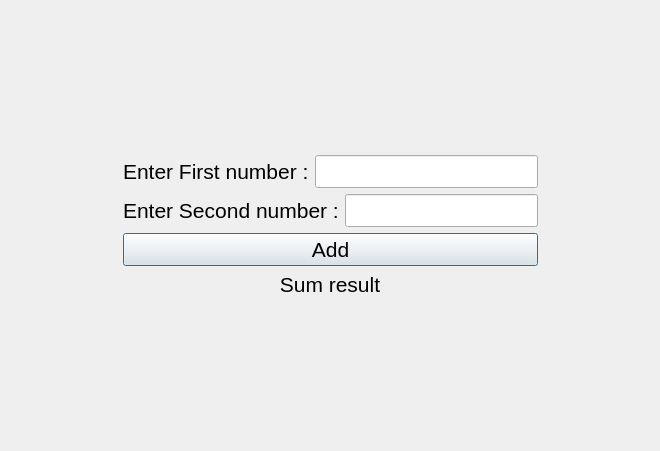
<?xml version="1.0" encoding="UTF-8"?>
<ui version="4.0">
 <class>Dialog</class>
 <widget class="QDialog" name="Dialog">
  <property name="geometry">
   <rect>
    <x>0</x>
    <y>0</y>
    <width>660</width>
    <height>451</height>
   </rect>
  </property>
  <property name="minimumSize">
   <size>
    <width>660</width>
    <height>451</height>
   </size>
  </property>
  <property name="windowTitle">
   <string>Dialog</string>
  </property>
  <layout class="QGridLayout" name="gridLayout_2">
   <item row="3" column="0">
    <spacer name="verticalSpacer_2">
     <property name="orientation">
      <enum>Qt::Vertical</enum>
     </property>
     <property name="sizeHint" stdset="0">
      <size>
       <width>20</width>
       <height>40</height>
      </size>
     </property>
    </spacer>
   </item>
   <item row="0" column="0">
    <spacer name="verticalSpacer">
     <property name="orientation">
      <enum>Qt::Vertical</enum>
     </property>
     <property name="sizeType">
      <enum>QSizePolicy::Expanding</enum>
     </property>
     <property name="sizeHint" stdset="0">
      <size>
       <width>20</width>
       <height>20</height>
      </size>
     </property>
    </spacer>
   </item>
   <item row="1" column="0">
    <layout class="QGridLayout" name="gridLayout">
     <item row="2" column="1">
      <widget class="QPushButton" name="pushButton">
       <property name="font">
        <font>
         <pointsize>16</pointsize>
        </font>
       </property>
       <property name="text">
        <string>Add</string>
       </property>
      </widget>
     </item>
     <item row="2" column="0">
      <spacer name="horizontalSpacer">
       <property name="orientation">
        <enum>Qt::Horizontal</enum>
       </property>
       <property name="sizeHint" stdset="0">
        <size>
         <width>40</width>
         <height>20</height>
        </size>
       </property>
      </spacer>
     </item>
     <item row="0" column="1">
      <layout class="QHBoxLayout" name="horizontalLayout">
       <item>
        <widget class="QLabel" name="label">
         <property name="font">
          <font>
           <pointsize>16</pointsize>
          </font>
         </property>
         <property name="text">
          <string>Enter First number :</string>
         </property>
        </widget>
       </item>
       <item>
        <widget class="QLineEdit" name="first_line">
         <property name="font">
          <font>
           <pointsize>16</pointsize>
          </font>
         </property>
        </widget>
       </item>
      </layout>
     </item>
     <item row="1" column="1">
      <layout class="QHBoxLayout" name="horizontalLayout_2">
       <item>
        <widget class="QLabel" name="label_2">
         <property name="font">
          <font>
           <pointsize>16</pointsize>
          </font>
         </property>
         <property name="text">
          <string>Enter Second number :</string>
         </property>
        </widget>
       </item>
       <item>
        <widget class="QLineEdit" name="second_line">
         <property name="font">
          <font>
           <pointsize>16</pointsize>
          </font>
         </property>
        </widget>
       </item>
      </layout>
     </item>
     <item row="2" column="2">
      <spacer name="horizontalSpacer_2">
       <property name="orientation">
        <enum>Qt::Horizontal</enum>
       </property>
       <property name="sizeHint" stdset="0">
        <size>
         <width>40</width>
         <height>20</height>
        </size>
       </property>
      </spacer>
     </item>
    </layout>
   </item>
   <item row="2" column="0">
    <widget class="QLabel" name="label_3">
     <property name="font">
      <font>
       <pointsize>16</pointsize>
      </font>
     </property>
     <property name="text">
      <string>Sum result</string>
     </property>
     <property name="alignment">
      <set>Qt::AlignCenter</set>
     </property>
    </widget>
   </item>
  </layout>
 </widget>
 <resources/>
 <connections/>
</ui>
